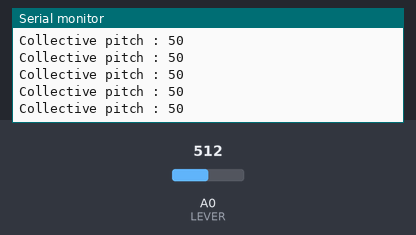
Bench run of a sketch on a simulated ESP8266 (NodeMCU). On the bench: the last lines printed to the serial monitor. The test bench sets the inputs (shaded band); at power-on: A0 (LEVER) = 512.

Above: at 1.2 s.
1.3 s: A0 (LEVER) set to 716
At 1.31 s:
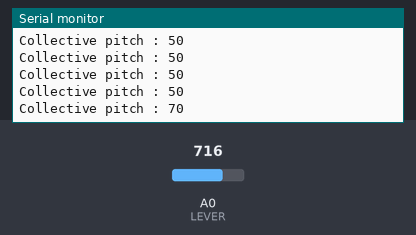
2.8 s: A0 (LEVER) set to 900
At 2.82 s:
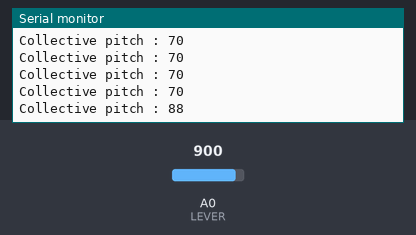
Timing chart, 0 to 5.8 s (numbered marks = the images above; inputs shaded):
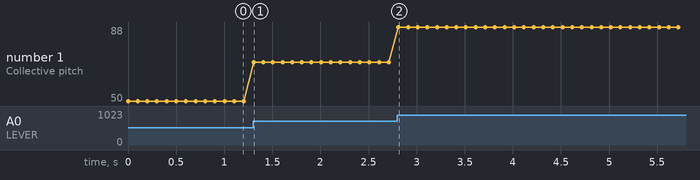

Measured:
- after the input at 1.3 s, the serial monitor: prints a new line at once (image 1)
- after the input at 2.8 s, the serial monitor: prints a new line at once (image 2)
- plotted number 1: 50 → 70 after the input at 1.3 s, 70 → 88 after the input at 2.8 s

The sketch:

main.ino
```cpp
#include <ESP8266WiFi.h>
#include <ESP8266WebServer.h>

#define LEVER A0  // Define the lever pin for the collective pitch

const char* ssid = "ESP8266_AP";
const char* password = "12345678";

ESP8266WebServer server(80);

int CollectivePitch = 0;

void handleRoot() {
  server.sendHeader("Access-Control-Allow-Origin", "*");
  server.send(200, "text/plain", "ESP8266 AP HTTP Server is running");
}

// JSON data handler
void handleData() {
  String json = "{";
  json += "\"CollectivePitch\": " + String(CollectivePitch);
  json += "}";
  server.sendHeader("Access-Control-Allow-Origin", "*"); //CORS
  server.send(200, "application/json", json);
}

void setup() {
  Serial.begin(115200);

  WiFi.softAP(ssid, password);
  IPAddress IP = WiFi.softAPIP();

  server.on("/", handleRoot);
  server.on("/data", handleData);
  server.begin();
}

void loop() {
  server.handleClient();

  int raw = analogRead(LEVER);
  CollectivePitch = map(raw, 0, 1023, 0, 100);
  Serial.print("Collective pitch : ");
  Serial.println(CollectivePitch);
  delay(100);
}
```
